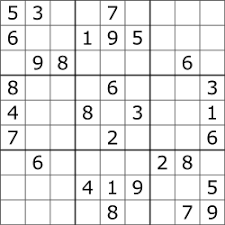
#> input picture ai-f20-m4/6. Computer Vision/07. Template matching, corners and Haar cascades/img/sudoku.jpg, 225 x 225 px, found by its file name
$ python sudoko_solver.py
#> lines starting #> are read from the running program, lines starting #| are printed output that depends on the picture; after the words box and inside, x2 and y2 are one past the last pixel; in counts of white or black regions, pixels touching at a corner belong together
import cv2
import imutils
from imutils import contours as cts
import numpy as np
import os
os.environ['DISPLAY'] = ':0'

def print_image(image):
    print('here')
    cv2.imshow('thresh', image)
    cv2.waitKey(0)
    cv2.destroyAllWindows()

def save_image(img, contourn, path_string):
    x, y, w, h = cv2.boundingRect(contourn)
    cropped_contour = img[y: y+h, x: x + w]
    ret,thresh = cv2.threshold(cropped_contour,127,255,cv2.THRESH_BINARY_INV)
    kernel = np.ones((2,2))
    #eroded_img = cv2.erode(thresh, kernel, iterations=1)
    output = cv2.resize(thresh, (28, 28))
    cv2.imwrite(path_string, output)
    #print_image(cropped_contour)
    return

image = cv2.imread('ai-f20-m4/6. Computer Vision/07. Template matching, corners and Haar cascades/img/sudoku.jpg', 0)
#> image is the input picture: shape (225, 225); min 0, max 255, mean 232.7
#print_image(image)
#gray = cv2.cvtColor(image, cv2.COLOR_BGR2GRAY)
thresh = cv2.adaptiveThreshold(image, 255, cv2.ADAPTIVE_THRESH_GAUSSIAN_C, cv2.THRESH_BINARY_INV, 57, 5)
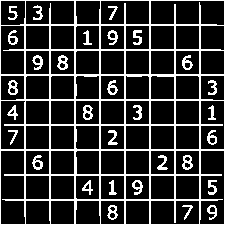
#> thresh: shape (225, 225); 19.7% white in thin lines or dots
#print(thresh.shape)
contourns, h = cv2.findContours(thresh, cv2.RETR_TREE, cv2.CHAIN_APPROX_SIMPLE)
#> contourns = 124 contours, 8 with area under 20; largest, box (x1, y1, x2, y2) and area: (0, 0, 225, 225) 50176, (0, 150, 26, 225) 1740, (150, 0, 225, 26) 1740, (199, 150, 225, 225) 1738, (0, 25, 25, 75) 1158; h = 124 rows, first 6: [-1, -1, 1, -1], [3, -1, 2, 0], [-1, -1, -1, 1], [4, 1, -1, 0], [8, 3, 5, 0], [-1, -1, 6, 4]


for contourn in contourns:
    area = cv2.contourArea(contourn)
    if area < 550:
        cv2.drawContours(thresh, [contourn], -1, (0,0,0), -1)
#> this loop made 124 passes
#> area on passes 2, 3, 4, 5, 6, 7, 9, 10, 11, 12, 13, 14: 1151, 30.5, 574, 574, 101.5, 28, 573, 574, 577.5, 574, 574, 574
#> (contourn, area) on pass 1: ([[0, 0], [0, 224], [224, 224], [224, 0]], 50176)
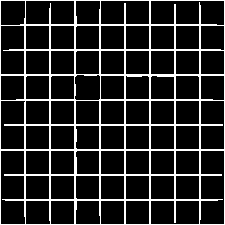
#> thresh: shape (225, 225); 15.1% white in thin lines or dots


vertical_kernel = cv2.getStructuringElement(cv2.MORPH_RECT, (1,5))
#> vertical_kernel = [1, 1, 1, 1, 1]
thresh = cv2.morphologyEx(thresh, cv2.MORPH_CLOSE, vertical_kernel, iterations=5)
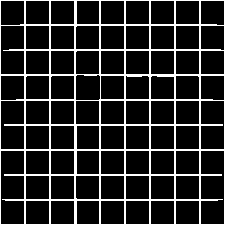
#> thresh: shape (225, 225); 15.3% white in thin lines or dots
horizontal_kernel = cv2.getStructuringElement(cv2.MORPH_RECT, (5,1))
#> horizontal_kernel = [[1, 1, 1, 1, 1]]
thresh = cv2.morphologyEx(thresh, cv2.MORPH_CLOSE, horizontal_kernel, iterations=5)
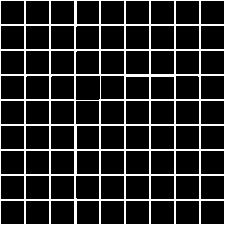
#> thresh: shape (225, 225); 15.6% white in thin lines or dots

#print_image(thresh)
invert = 255 - thresh
#> invert: shape (225, 225); 84.4% white; black in thin lines or dots
#print_image(invert)
contourns, h = cv2.findContours(invert, cv2.RETR_TREE, cv2.CHAIN_APPROX_SIMPLE)
#> contourns = 81 contours; largest, box (x1, y1, x2, y2) and area: (76, 76, 100, 100) 528, (201, 201, 224, 224) 484, (176, 201, 199, 224) 484, (151, 201, 174, 224) 484, (126, 201, 149, 224) 484; h = 81 rows, first 6: [1, -1, -1, -1], [2, 0, -1, -1], [3, 1, -1, -1], [4, 2, -1, -1], [5, 3, -1, -1], [6, 4, -1, -1]
# [4 lines of commented-out code are left out]
contourns, _ = cts.sort_contours(contourns, method = 'top-to-bottom')
#> contourns = 81 contours; largest, box (x1, y1, x2, y2) and area: (76, 76, 100, 100) 528, (201, 1, 224, 24) 484, (176, 1, 199, 24) 484, (151, 1, 174, 24) 484, (126, 1, 149, 24) 484
temp_row = []
sudoku_rows = []

for (i, c) in enumerate(contourns, 1):
    area = cv2.contourArea(c)
    if area < 4500:
        temp_row.append(c)
        if i % 9 == 0:
            contourns, _ = cts.sort_contours(temp_row, method = "left-to-right")
            sudoku_rows.append(contourns)
            temp_row = []
#> this loop made 81 passes
#> (c, area) on passes 1 to 12: ([[201, 1], [201, 23], [223, 23], [223, 1]], 484), ([[176, 1], [176, 23], [198, 23], [198, 1]], 484), ([[151, 1], [151, 23], [173, 23], [173, 1]], 484), ([[126, 1], [126, 23], [148, 23], [148, 1]], 484), ([[101, 1], [101, 23], [123, 23], [123, 1]], 484), ([[77, 1], [77, 23], [98, 23], [98, 1]], 462), ([[51, 1], [51, 23], [73, 23], [73, 1]], 484), ([[26, 1], [26, 23], [48, 23], [48, 1]], 484), ([[1, 1], [1, 23], [23, 23], [23, 1]], 484), ([[201, 26], [201, 48], [223, 48], [223, 26]], 484), ([[176, 26], [176, 48], [198, 48], [198, 26]], 484), ([[151, 26], [151, 48], [173, 48], [173, 26]], 484)
#> area on passes 15, 24, 29, 31, 32, 33: 483.5, 483.5, 483.5, 528.5, 483.5, 483.5
#> after the loop, sudoku_rows = 9 items

string_path = 'ai-f20-m4/6. Computer Vision/07. Template matching, corners and Haar cascades/img_r/cell_{}_{}.jpg'
for row, i in zip(sudoku_rows, range(1,10,1)):
    for c, j in zip(row, range(1,10,1)):
        print("saving")
        save_image(image.copy(), c, string_path.format(i,j))
        '''
        mask = np.zeros(image.shape, dtype=np.uint8)
        cv2.drawContours(mask, [c], -1, (255,255,255), 3)
        result = cv2.bitwise_and(image, mask)
        result[mask == 0] = 255
        cv2.imshow('result', result)
        cv2.waitKey(0)
        '''
#> this loop made 9 passes
#> (printed output is left out)
#> pass 1, in save_image, `ret,thresh = cv2.threshold(cropped_contour,127,255,cv2.THRESH_BINARY_I..`:
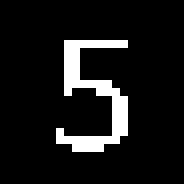
#> thresh: shape (23, 23) (shown 8 times larger); 9.3% white in thin lines or dots, all inside (x1, y1, x2, y2) = (7, 5, 16, 19)
#> pass 1, in save_image, `output = cv2.resize(thresh, (28, 28))`:
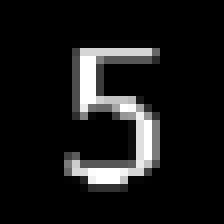
#> output: shape (28, 28) (shown 8 times larger); min 0, max 255, mean 23.7
#> pass 1, in save_image (call 2), `cropped_contour = img[y: y+h, x: x + w]`:
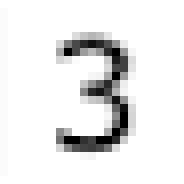
#> cropped_contour: shape (23, 23) (shown 8 times larger); min 0, max 255, mean 232.9
#print_image(invert)
cv2.destroyAllWindows()
